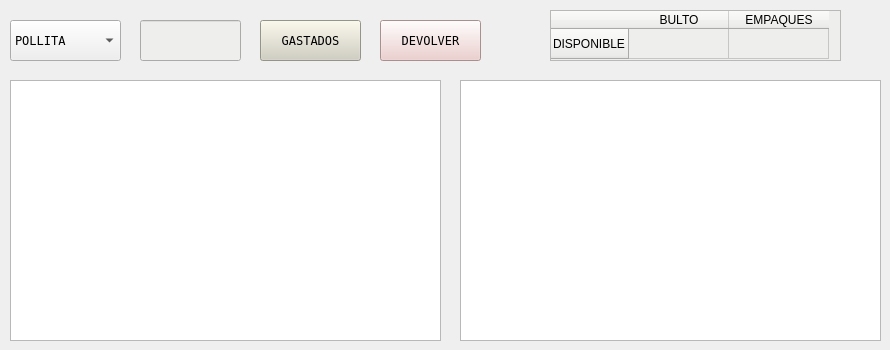
      <widget class="QWidget" name="teb_alimento">
       <attribute name="title">
        <string>ALIMENTO</string>
       </attribute>
       <widget class="PlotWidget" name="graphicsView_4">
        <property name="geometry">
         <rect>
          <x>10</x>
          <y>80</y>
          <width>431</width>
          <height>261</height>
         </rect>
        </property>
       </widget>
       <widget class="PlotWidget" name="graphicsView_5">
        <property name="geometry">
         <rect>
          <x>460</x>
          <y>80</y>
          <width>421</width>
          <height>261</height>
         </rect>
        </property>
       </widget>
       <widget class="QTableWidget" name="tabla_inventario_alimento">
        <property name="geometry">
         <rect>
          <x>550</x>
          <y>10</y>
          <width>291</width>
          <height>51</height>
         </rect>
        </property>
        <property name="styleSheet">
         <string notr="true">background-color: rgb(238, 238, 236);
font: 11pt &quot;Andale Mono&quot;;</string>
        </property>
        <property name="verticalScrollBarPolicy">
         <enum>Qt::ScrollBarAlwaysOff</enum>
        </property>
        <property name="horizontalScrollBarPolicy">
         <enum>Qt::ScrollBarAlwaysOff</enum>
        </property>
        <property name="autoScroll">
         <bool>false</bool>
        </property>
        <row>
         <property name="text">
          <string>DISPONIBLE</string>
         </property>
        </row>
        <column>
         <property name="text">
          <string>BULTO</string>
         </property>
        </column>
        <column>
         <property name="text">
          <string>EMPAQUES</string>
         </property>
        </column>
       </widget>
       <widget class="QComboBox" name="galpon_alimentado">
        <property name="geometry">
         <rect>
          <x>10</x>
          <y>20</y>
          <width>111</width>
          <height>41</height>
         </rect>
        </property>
        <property name="font">
         <font>
          <family>Andale Mono</family>
         </font>
        </property>
        <item>
         <property name="text">
          <string>POLLITA</string>
         </property>
        </item>
        <item>
         <property name="text">
          <string>GALLINA</string>
         </property>
        </item>
       </widget>
       <widget class="QLineEdit" name="cantidad_alimento_dado">
        <property name="geometry">
         <rect>
          <x>140</x>
          <y>20</y>
          <width>101</width>
          <height>41</height>
         </rect>
        </property>
        <property name="styleSheet">
         <string notr="true">background-color: rgb(238, 238, 236);</string>
        </property>
       </widget>
       <widget class="QPushButton" name="boton_devolver_alimento">
        <property name="geometry">
         <rect>
          <x>380</x>
          <y>20</y>
          <width>101</width>
          <height>41</height>
         </rect>
        </property>
        <property name="font">
         <font>
          <family>Andale Mono</family>
         </font>
        </property>
        <property name="styleSheet">
         <string notr="true">background-color: rgb(236, 201, 199);</string>
        </property>
        <property name="text">
         <string>DEVOLVER</string>
        </property>
       </widget>
       <widget class="QPushButton" name="boton_gastar_alimento">
        <property name="geometry">
         <rect>
          <x>260</x>
          <y>20</y>
          <width>101</width>
          <height>41</height>
         </rect>
        </property>
        <property name="font">
         <font>
          <family>Andale Mono</family>
         </font>
        </property>
        <property name="styleSheet">
         <string notr="true">background-color: rgb(209, 207, 192);</string>
        </property>
        <property name="text">
         <string>GASTADOS</string>
        </property>
       </widget>
      </widget>
